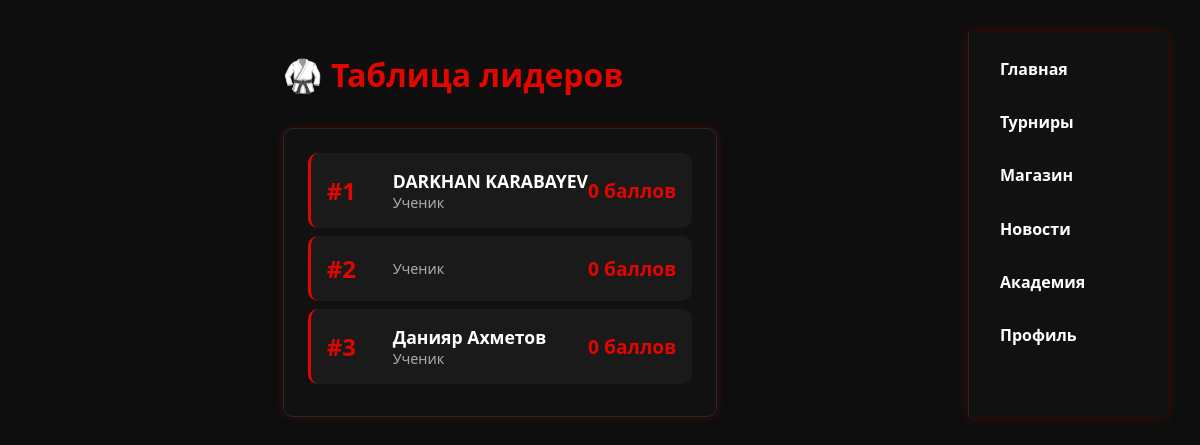
The app's page /leaderboard/ (signed in) with its own data.
### users/models.py (models this page shows, shortened)
class User(AbstractUser):
    ROLE_CHOICES = [
        ("student", "Ученик"),
        ("parent", "Родитель"),
        ("coach", "Тренер"),
        ("admin", "Администратор"),
    ]
    role = models.CharField(
        max_length=10, choices=ROLE_CHOICES, default="student", verbose_name="Роль"
    )
    phone = models.CharField(max_length=20, blank=True, verbose_name="Телефон")
    birth_date = models.DateField(null=True, blank=True, verbose_name="Дата рождения")
    points = models.PositiveIntegerField(default=0, verbose_name="Баллы")
    is_email_verified = models.BooleanField(default=False, verbose_name="Email подтвержден")
    photo = models.ImageField(
        upload_to="users/photos/", blank=True, null=True, verbose_name="Фото профиля"
    )
    class Meta:
        verbose_name = "Пользователь"
        verbose_name_plural = "Пользователи"
    def get_role_display(self):
        return dict(self.ROLE_CHOICES).get(self.role, self.role)

### dashboard/views.py (the view)
# urls.py: path("leaderboard/", views.leaderboard, name="leaderboard"),
@login_required
def leaderboard(request):
    students = User.objects.filter(role="student").order_by("-points")[:20]
    return render(request, "dashboard/leaderboard.html", {"students": students})

### templates/dashboard/leaderboard.html (shortened to what this page needs)
<!DOCTYPE html>
<html lang="ru">
<head>
</head>
<body>
  <div class="container">
    <h1>🥋 Таблица лидеров</h1>
    <div class="leaderboard">
      {% if students %}
        {% for student in students %}
          <div class="leaderboard-item">
            <div class="rank">#{{ forloop.counter }}</div>
            <div class="student-info">
              <div class="student-name">{{ student.get_full_name }}</div>
              <div class="student-role">{{ student.get_role_display }}</div>
            </div>
            <div class="points">{{ student.points }} баллов</div>
          </div>
        {% endfor %}
      {% else %}
        <p>Пока нет данных для отображения</p>
      {% endif %}
    </div>
  </div>
  <nav>
    <a href="{% url 'dashboard:home' %}">Главная</a>
    <a href="{% url 'tournaments:list' %}">Турниры</a>
    <a href="{% url 'store:list' %}">Магазин</a>
    <a href="{% url 'announcements:list' %}">Новости</a>
    <a href="{% url 'gyms:list' %}">Академия</a>
    <a href="{% url 'users:profile' %}">Профиль</a>
  </nav>
</body>
</html>

### templates/dashboard/leaderboard.html (style rules this page uses)
:root { --bg: #0e0e0e; --fg: #ffffff; --accent: #e10600; --input-bg: #1a1a1a; --border: #292929; --radius: 10px; --shadow: 0 0 10px rgba(225, 6, 0, 0.25); }
body { background: var(--bg); color: var(--fg); font-family: 'Segoe UI', Tahoma, Geneva, Verdana, sans-serif; margin: 0; padding: 2rem; }
.container { max-width: 900px; margin: 0 auto; }
h1, h2 { color: var(--accent); }
.leaderboard { background: #111; border: 1px solid var(--border); border-radius: var(--radius); padding: 1.5rem; box-shadow: var(--shadow); margin-top: 2rem; }
.leaderboard-item { display: flex; justify-content: space-between; align-items: center; padding: 1rem; margin-bottom: 0.5rem; background: var(--input-bg); border-radius: var(--radius); border-left: 3px solid var(--accent); }
.rank { font-size: 1.5rem; font-weight: bold; color: var(--accent); min-width: 50px; }
.student-info { flex-grow: 1; margin-left: 1rem; }
.student-name { font-weight: bold; font-size: 1.1rem; }
.student-role { color: #aaa; font-size: 0.9rem; }
.points { font-size: 1.2rem; font-weight: bold; color: var(--accent); }
nav { background-color: #111; border-left: 1px solid var(--border); width: 200px; box-shadow: var(--shadow); display: flex; flex-direction: column; padding: 1rem; box-sizing: border-box; }
nav a { color: var(--fg); text-decoration: none; padding: 10px 15px; border-radius: var(--radius); margin-bottom: 0.7rem; font-weight: 600; transition: background-color 0.3s; }
body { display: flex; flex-direction: row; }

### records on screen
User: get_full_name "DARKHAN KARABAYEV", role "Ученик", points "0"
User: role "Ученик", points "0"
User: get_full_name "Данияр Ахметов", role "Ученик", points "0"
